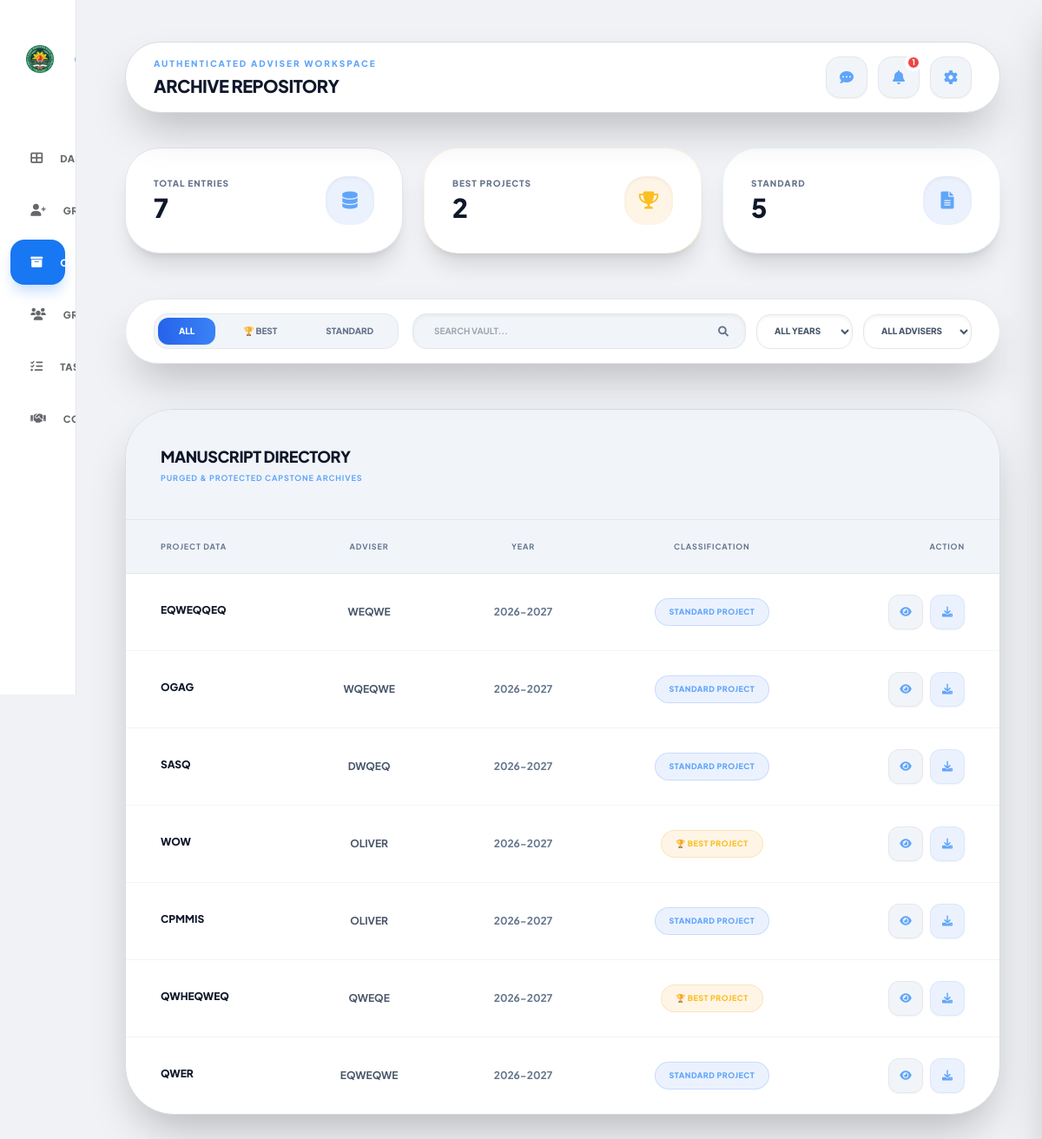
Screenshot of /adviser/archive_view.php (signed in) with the database file from the repository.
### tables this page shows
CREATE TABLE `capstone_archive` (
  `id` int NOT NULL,
  `title` varchar(255) NOT NULL,
  `adviser` varchar(100) DEFAULT NULL,
  `year` varchar(10) DEFAULT NULL,
  `category` varchar(50) DEFAULT 'Standard',
  `file_path` varchar(255) DEFAULT NULL,
  `uploaded_at` timestamp NOT NULL DEFAULT CURRENT_TIMESTAMP
);

### adviser/archive_view.php (the view, shortened to what this page needs)
<?php
include('../backend/db_config.php');
$user_id = $_SESSION['user_id'];
function renderArchiveRows($conn, $search = '', $year = '', $adviser = '', $tab = 'all', $highlight = 0) {
    $titleCol = 'title';
    $adviserCol = 'adviser';
    $yearCol = 'year';
    $classCol = 'category';
    $query = "SELECT * FROM capstone_archive";
    $query .= " ORDER BY id DESC LIMIT 500";
    $stmt = $conn->prepare($query);
    $stmt->execute();
    $result = $stmt->get_result();
    if ($result->num_rows > 0) {
        while ($row = $result->fetch_assoc()) {
            $dbId = $row['id'];
            $dbTitle = $row[$titleCol] ?? 'Untitled';
            $dbAdviser = $row[$adviserCol] ?? 'N/A';
            $dbYear = $row[$yearCol] ?? 'N/A';
            $dbClass = strtolower(trim($row[$classCol] ?? ''));
            $dbFile = $row['file_path'] ?? $row['file'] ?? '';
            $isBest = (strpos($dbClass, 'best') !== false);
            $cat_html = $isBest
                ? '<span class="px-4 py-2 rounded-full bg-amber-500/10 text-amber-400 text-[9px] font-black border border-amber-500/20 uppercase tracking-wider inline-block">&#x1F3C6; Best Project</span>'
                : '<span class="px-4 py-2 rounded-full bg-blue-500/10 text-blue-400 text-[9px] font-black border border-blue-500/20 uppercase tracking-wider inline-block">Standard Project</span>';
            $row_json = htmlspecialchars(json_encode([
                'title' => $dbTitle,
                'adviser' => $dbAdviser,
                'year' => $dbYear,
                'category' => $isBest ? 'best' : 'regular',
                'abstract' => $row['abstract'] ?? '',
                'file_path' => $dbFile
            ]), ENT_QUOTES, 'UTF-8');
            $fileName = basename($dbFile);
            $serve_url = '../backend/serve_file.php?type=archive&file=' . rawurlencode($fileName);
            $view_url = $serve_url;
            $highlightClass = ($dbId == $highlight) ? 'bg-blue-900/40 border-l-4 border-blue-500' : '';
            echo "<tr id='row-$dbId' class='hover:bg-white/[0.02] group $highlightClass'>
                    <td class='px-4 sm:px-10 py-4 sm:py-6'>
                        <span class='font-extrabold text-slate-900 uppercase text-xs block mb-1 hover:text-blue-400 cursor-pointer' onclick=\"viewCapstone($row_json)\">" . htmlspecialchars($dbTitle) . "</span>
                    </td>
                    <td class='px-4 sm:px-10 py-4 sm:py-6 text-center text-xs font-bold text-slate-600 uppercase'>" . htmlspecialchars($dbAdviser) . "</td>
                    <td class='px-4 sm:px-10 py-4 sm:py-6 text-center text-xs font-bold text-slate-500'>$dbYear</td>
                    <td class='px-4 sm:px-10 py-4 sm:py-6 text-center'>$cat_html</td>
                    <td class='px-4 sm:px-10 py-4 sm:py-6 text-right pr-12'>
                        <div class='flex justify-end gap-2 relative z-20'>";
            if (!empty($dbFile)) {
                $title_attr = htmlspecialchars($dbTitle, ENT_QUOTES, 'UTF-8');
                echo "<button type='button' onclick=\"openArchiveContents($dbId, this.dataset.title)\" data-title=\"$title_attr\" title=\"View PDF Chapters\" class='inline-flex items-center justify-center w-10 h-10 rounded-xl bg-slate-100 border border-gray-200 text-blue-400 hover:bg-blue-600 hover:text-white shadow-sm'>
                        <i class='fas fa-eye text-xs'></i>
                      </button>
                      <a href='$view_url' download class='inline-flex items-center justify-center w-10 h-10 rounded-xl bg-blue-500/10 border border-blue-500/10 text-blue-400 hover:bg-blue-600 hover:text-white shadow-sm'>
                        <i class='fas fa-download text-xs'></i>
                      </a>";
            } else {
                echo "<button disabled title='No file uploaded' class='inline-flex items-center justify-center w-10 h-10 rounded-xl bg-slate-100 border border-gray-200 text-slate-600 cursor-not-allowed'>
                        <i class='fas fa-file-excel text-xs'></i>
                      </button>";
            }
            echo "      </div>
                    </td>
                  </tr>";
        }
    } else {
        echo "<tr><td colspan='5' class='py-24 text-center text-slate-500 uppercase text-[10px] font-black italic tracking-widest bg-transparent'>No matching records identified inside repository</td></tr>";
    }
}
$total_archived = mysqli_fetch_assoc(mysqli_query($conn, "SELECT COUNT(*) as total FROM capstone_archive"))['total'];
$best_count = mysqli_fetch_assoc(mysqli_query($conn, "SELECT COUNT(*) as total FROM capstone_archive WHERE category = 'best'"))['total'];
$standard_count = mysqli_fetch_assoc(mysqli_query($conn, "SELECT COUNT(*) as total FROM capstone_archive WHERE category = 'regular' OR category = 'standard' OR category IS NULL OR category = ''"))['total'];
$unread_stmt = $conn->prepare("SELECT COUNT(*) as unread FROM notifications WHERE is_read = 0 AND user_id = ? AND user_role = 'adviser'");
$unread_stmt->bind_param("i", $user_id);
$unread_stmt->execute();
$unread_count = $unread_stmt->get_result()->fetch_assoc()['unread'] ?? 0;
?>
<!DOCTYPE html>
<html lang="en" style="background-color: #F0F2F5; color-scheme: light;">
<head>
    <script src="https://cdn.tailwindcss.com"></script>
    <link rel="stylesheet" href="https://cdnjs.cloudflare.com/ajax/libs/font-awesome/6.0.0/css/all.min.css">
    <link rel="stylesheet" href="../assets/css/responsive.css">
</head>
<body class="min-h-screen flex" style="background-color: #F0F2F5; color-scheme: light;">
    <aside class="group sidebar" id="sidebar">
        <div class="logo-section transition-all duration-300">
            <div class="bg-white p-2 rounded-xl flex-none flex items-center justify-center w-12 h-12">
                <img src="../chmsu.png" class="w-10 h-10 object-contain shrink-0" alt="CHMSU Logo">
            </div>
        </div>
        <nav class="flex-1 space-y-2 px-3">
            <a href="adviser_dashboard.php" class="sidebar-link">
                <i class="fas fa-th-large w-5 text-center text-sm"></i>
                <span class="sidebar-text">Dashboard</span>
            </a>
            <a href="group_requests.php" class="sidebar-link">
                <i class="fas fa-user-plus w-5 text-center text-sm"></i>
                <span class="sidebar-text">Group Requests</span>
            </a>
            <a href="archive_view.php" class="sidebar-link active">
                <i class="fas fa-archive w-5 text-center text-sm"></i>
                <span class="sidebar-text">Capstone Archive</span>
            </a>
            <a href="groups.php" class="sidebar-link">
                <i class="fas fa-users w-5 text-center text-sm"></i>
                <span class="sidebar-text">Groups</span>
            </a>
            <a href="submissions.php" class="sidebar-link">
                <i class="fas fa-tasks w-5 text-center text-sm"></i>
                <span class="sidebar-text">Tasks & Submissions</span>
            </a>
            <a href="meetings.php" class="sidebar-link">
                <i class="fas fa-handshake w-5 text-center text-sm"></i>
                <span class="sidebar-text">Consultations</span>
            </a>
        </nav>
    </aside>
    <main class="flex-1 ml-0 md:ml-24 p-6 sm:p-8 lg:p-12 space-y-6 sm:space-y-10">
        <nav class="premium-card rounded-[2.5rem] px-4 sm:px-8 py-4 flex flex-wrap justify-between items-center gap-2 shadow-2xl relative z-[100]">
            <div class="min-w-0 flex-1">
                <p class="text-[10px] font-black text-blue-400 uppercase tracking-[0.2em] mb-1">Authenticated Adviser Workspace</p>
                <h2 class="text-lg sm:text-xl font-black text-slate-900 uppercase tracking-tight truncate">Archive Repository</h2>
            </div>
            <div class="flex items-center gap-3 shrink-0">
                <div class="relative nav-icon-container">
                    <button onclick="toggleAdviserChatWidget()" data-tip="Messages" class="icon-tooltip w-12 h-12 rounded-2xl bg-slate-100 border border-gray-200 flex items-center justify-center hover:bg-slate-100 relative shadow-sm">
                        <i class="fas fa-comment-dots text-blue-400"></i>
                    </button>
                </div>
                <div class="relative nav-icon-container">
                    <button onclick="handleNotifClick()" data-tip="Notifications" class="icon-tooltip w-12 h-12 rounded-2xl bg-slate-100 border border-gray-200 flex items-center justify-center hover:bg-slate-100 relative shadow-sm">
                        <i class="fas fa-bell text-blue-400"></i>
                        <?php if ($unread_count > 0): ?>
                        <span id="notif-badge" class="absolute -top-1 -right-1 w-5 h-5 bg-red-500 text-white text-[9px] font-black rounded-full border-4 border-white flex items-center justify-center"><?php echo $unread_count; ?></span>
                        <?php endif; ?>
                    </button>
                            <?php
                            $notif_list_stmt = $conn->prepare("SELECT * FROM notifications WHERE user_id = ? AND user_role = 'adviser' ORDER BY id DESC LIMIT 10");
                            $notif_list_stmt->bind_param("i", $user_id);
                            $notif_list_stmt->execute();
                            $notif_list = $notif_list_stmt->get_result();
                            ?>
                </div>
                <div class="relative nav-icon-container">
                    <button onclick="toggleSettingsDropdown()" data-tip="Settings" class="icon-tooltip w-12 h-12 rounded-2xl bg-slate-100 border border-gray-200 flex items-center justify-center hover:bg-slate-100 relative shadow-sm"><i class="fas fa-cog text-blue-400"></i></button>
                </div>
            </div>
        </nav>
        <div class="grid grid-cols-1 sm:grid-cols-2 lg:grid-cols-3 gap-4 sm:gap-6">
            <div class="stat-card p-4 sm:p-8 rounded-[2.5rem] flex items-center justify-between shadow-xl">
                <div class="min-w-0 flex-1"><p class="text-[10px] font-black text-slate-500 uppercase tracking-widest mb-1 truncate">Total Entries</p><h2 class="text-3xl font-black text-slate-900"><?php echo $total_archived; ?></h2></div>
                <div class="w-14 h-14 bg-blue-500/10 text-blue-400 rounded-3xl flex items-center justify-center text-xl shadow-inner shrink-0"><i class="fas fa-database"></i></div>
            </div>
            <div class="stat-card p-4 sm:p-8 rounded-[2.5rem] flex items-center justify-between shadow-xl border-amber-500/10">
                <div class="min-w-0 flex-1"><p class="text-[10px] font-black text-slate-500 uppercase tracking-widest mb-1 truncate">Best Projects</p><h2 class="text-3xl font-black text-slate-900"><?php echo $best_count; ?></h2></div>
                <div class="w-14 h-14 bg-amber-500/10 text-amber-400 rounded-3xl flex items-center justify-center text-xl shadow-inner shrink-0"><i class="fas fa-trophy"></i></div>
            </div>
            <div class="stat-card p-4 sm:p-8 rounded-[2.5rem] flex items-center justify-between shadow-xl border-blue-500/10">
                <div class="min-w-0 flex-1"><p class="text-[10px] font-black text-slate-500 uppercase tracking-widest mb-1 truncate">Standard</p><h2 class="text-3xl font-black text-slate-900"><?php echo $standard_count; ?></h2></div>
                <div class="w-14 h-14 bg-blue-500/10 text-blue-400 rounded-3xl flex items-center justify-center text-xl shadow-inner shrink-0"><i class="fas fa-file-alt"></i></div>
            </div>
        </div>
        <div class="sticky top-0 z-50 -mx-4 px-4 py-3 bg-gradient-to-b from-[#F0F2F5] via-[#F0F2F5]/90 to-transparent backdrop-blur-md">
            <nav class="premium-card rounded-[2.5rem] px-8 py-4 flex flex-wrap justify-between items-center shadow-2xl gap-4 bg-white border border-gray-200">
                <div class="flex items-center gap-2 p-1 bg-slate-100 rounded-2xl border border-gray-200 w-full sm:w-auto overflow-x-auto">
                    <button onclick="filterTab('all')" id="tab-all" class="tab-btn flex-1 sm:flex-none px-4 sm:px-6 py-2 rounded-xl text-[10px] font-black uppercase transition text-white bg-gradient-to-r from-blue-600 to-blue-500 shadow-sm active whitespace-nowrap">All</button>
                    <button onclick="filterTab('best')" id="tab-best" class="tab-btn flex-1 sm:flex-none px-4 sm:px-6 py-2 rounded-xl text-[10px] font-black uppercase transition text-slate-500 hover:text-blue-600 whitespace-nowrap">&#127942; Best</button>
                    <button onclick="filterTab('regular')" id="tab-regular" class="tab-btn flex-1 sm:flex-none px-4 sm:px-6 py-2 rounded-xl text-[10px] font-black uppercase transition text-slate-500 hover:text-blue-600 whitespace-nowrap">Standard</button>
                </div>
                <div class="flex flex-wrap items-center gap-3 flex-1 justify-end max-w-2xl w-full sm:w-auto">
                    <div class="relative flex-1 group min-w-0 w-full sm:w-auto sm:min-w-[200px]">
                        <input type="text" id="searchInput" oninput="fetchResults()" placeholder="SEARCH VAULT..." class="w-full bg-slate-100 border border-gray-200 px-6 py-3 rounded-2xl text-[10px] font-bold uppercase text-slate-900 outline-none focus:border-blue-500/50 shadow-inner">
                        <i class="fas fa-search absolute right-5 top-1/2 -translate-y-1/2 text-slate-500 text-xs"></i>
                    </div>
                    <select id="yearSelect" class="w-full sm:w-auto bg-white border border-gray-200 px-4 py-3 rounded-2xl text-[10px] font-black uppercase text-slate-600 outline-none cursor-pointer focus:border-blue-500/50 shadow-inner" onchange="fetchResults()">
                        <option value="" class="bg-white text-slate-500 font-bold uppercase">All Years</option>
                    </select>
                    <select id="adviserSelect" class="w-full sm:w-auto bg-white border border-gray-200 px-4 py-3 rounded-2xl text-[10px] font-black uppercase text-slate-600 outline-none cursor-pointer max-w-none sm:max-w-[150px] focus:border-blue-500/50 shadow-inner" onchange="fetchResults()">
                        <option value="" class="bg-white text-slate-500 font-bold uppercase">All Advisers</option>
                    </select>
                </div>
            </nav>
        </div>
        <section class="premium-card rounded-[3.5rem] shadow-2xl overflow-hidden">
            <div class="p-4 sm:p-8 lg:p-10 border-b border-gray-200 flex flex-col md:flex-row justify-between items-center bg-slate-100">
                <div><h3 class="text-lg font-black uppercase text-slate-900 tracking-tight">Manuscript Directory</h3><p class="text-[9px] font-bold text-blue-400 uppercase tracking-widest mt-1">Purged & Protected Capstone Archives</p></div>
            </div>
            <div class="overflow-x-auto custom-scrollbar">
                <table class="w-full text-left">
                    <thead class="bg-slate-100 text-[9px] font-black uppercase tracking-widest text-slate-500 border-b border-gray-200">
                        <tr>
                            <th class="px-4 sm:px-10 py-4 sm:py-6">Project Data</th>
                            <th class="px-4 sm:px-10 py-4 sm:py-6 text-center">Adviser</th>
                            <th class="px-4 sm:px-10 py-4 sm:py-6 text-center">Year</th>
                            <th class="px-4 sm:px-10 py-4 sm:py-6 text-center">Classification</th>
                            <th class="px-4 sm:px-10 py-4 sm:py-6 text-right pr-12">Action</th>
                        </tr>
                    </thead>
                    <tbody id="archiveTableBody" class="divide-y divide-gray-100">
                        <?php
                        $initHighlight = isset($_GET['highlight']) ? intval($_GET['highlight']) : 0;
                        renderArchiveRows($conn, '', '', '', 'all', $initHighlight);
                        ?>
                    </tbody>
                </table>
            </div>
        </section>
    </main>
</body>
</html>

### rows the page displays
capstone_archive: title "EQWEQQEQ", adviser "WEQWE", year "2026-2027", category "STANDARD PROJECT"
capstone_archive: title "OGAG", adviser "WQEQWE", year "2026-2027", category "STANDARD PROJECT"
capstone_archive: title "SASQ", adviser "DWQEQ", year "2026-2027", category "STANDARD PROJECT"
capstone_archive: title "WOW", adviser "OLIVER", year "2026-2027", category "🏆 BEST PROJECT"
capstone_archive: title "CPMMIS", adviser "OLIVER", year "2026-2027", category "STANDARD PROJECT"
capstone_archive: title "QWHEQWEQ", adviser "QWEQE", year "2026-2027", category "🏆 BEST PROJECT"
capstone_archive: title "QWER", adviser "EQWEQWE", year "2026-2027", category "STANDARD PROJECT"

### other values shown
$unread_count "1"
$total_archived "7"
$best_count "2"
$standard_count "5"
